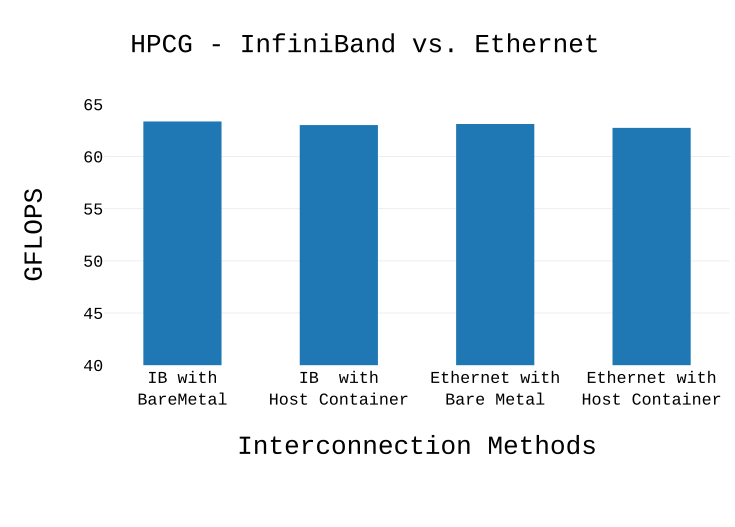

Reproduce this figure in Python.
import plotly.plotly as py
import plotly.graph_objs as go


trace1 = go.Bar(
		text=dict(family='Courier New, monospace',size=14,color='#000000'),
		x =["IB with<br>Bare Metal",
		"IB  with<br>Host Container",
		"Ethernet with<br>Bare Metal",
		"Ethernet with<br>Host Container"],
		y=[63.3579,
		63.0155,
		63.1160,
		62.7430
		]
	       )
data = [trace1]

layout = go.Layout(
		margin = dict(l = 100, r = 0, b = 150, t = -100),
		bargap=0.5,
		barmode='group',
		title="HPCG - InfiniBand vs. Ethernet",
		titlefont=dict(family='Courier New, monospace',size=25,color='#000000'),

		xaxis=dict( 
			title='Interconnection Methods',
			titlefont=dict(family='Courier New, monospace',size=25,color='#000000'),
			tickfont=dict(family='Courier New, monospace',size=16,color='#000000')
			),
		yaxis=dict(
			title='GFLOPS',
			titlefont=dict(family='Courier New, monospace',size=25,color='#000000'),
			tickfont=dict(family='Courier New, monospace',size=16,color='#000000'),
			range=[40,65]
			)

		)



fig = go.Figure(data=data, layout=layout)
py.image.save_as(fig, filename="hpcg_infiniband_ethernet.pdf") 
